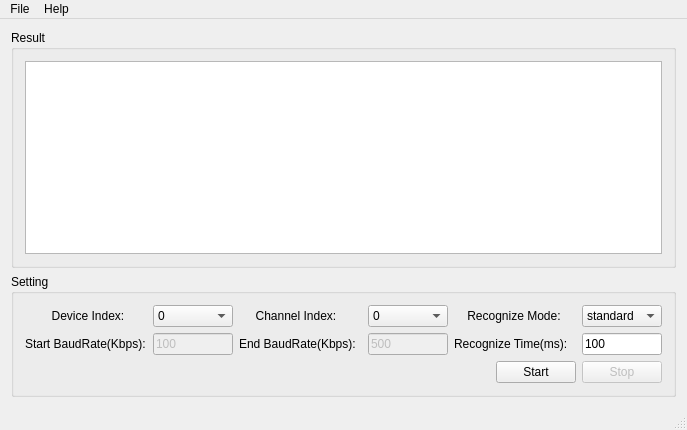
<?xml version="1.0" encoding="UTF-8"?>
<ui version="4.0">
 <class>MainWindow</class>
 <widget class="QMainWindow" name="MainWindow">
  <property name="geometry">
   <rect>
    <x>0</x>
    <y>0</y>
    <width>687</width>
    <height>430</height>
   </rect>
  </property>
  <property name="windowTitle">
   <string>Ginkgo USB-CAN AutoBaudRate</string>
  </property>
  <property name="windowIcon">
   <iconset resource="ico.qrc">
    <normaloff>:/2.ico</normaloff>:/2.ico</iconset>
  </property>
  <widget class="QWidget" name="centralWidget">
   <layout class="QGridLayout" name="gridLayout_3">
    <item row="0" column="0">
     <layout class="QVBoxLayout" name="verticalLayout">
      <item>
       <widget class="QGroupBox" name="groupBox_2">
        <property name="title">
         <string>Result</string>
        </property>
        <layout class="QGridLayout" name="gridLayout_2">
         <item row="0" column="0">
          <widget class="QTableWidget" name="resultTableWidget">
           <property name="horizontalScrollBarPolicy">
            <enum>Qt::ScrollBarAlwaysOff</enum>
           </property>
          </widget>
         </item>
        </layout>
       </widget>
      </item>
      <item>
       <widget class="QGroupBox" name="groupBox">
        <property name="title">
         <string>Setting</string>
        </property>
        <layout class="QGridLayout" name="gridLayout">
         <item row="0" column="0">
          <layout class="QHBoxLayout" name="horizontalLayout">
           <item>
            <widget class="QLabel" name="label">
             <property name="text">
              <string>        Device Index:</string>
             </property>
            </widget>
           </item>
           <item>
            <widget class="QComboBox" name="deviceIndexComboBox">
             <property name="minimumSize">
              <size>
               <width>80</width>
               <height>0</height>
              </size>
             </property>
             <property name="maximumSize">
              <size>
               <width>80</width>
               <height>16777215</height>
              </size>
             </property>
             <item>
              <property name="text">
               <string>0</string>
              </property>
             </item>
             <item>
              <property name="text">
               <string>1</string>
              </property>
             </item>
             <item>
              <property name="text">
               <string>2</string>
              </property>
             </item>
             <item>
              <property name="text">
               <string>3</string>
              </property>
             </item>
             <item>
              <property name="text">
               <string>4</string>
              </property>
             </item>
             <item>
              <property name="text">
               <string>5</string>
              </property>
             </item>
             <item>
              <property name="text">
               <string>6</string>
              </property>
             </item>
             <item>
              <property name="text">
               <string>7</string>
              </property>
             </item>
             <item>
              <property name="text">
               <string>8</string>
              </property>
             </item>
             <item>
              <property name="text">
               <string>9</string>
              </property>
             </item>
            </widget>
           </item>
           <item>
            <widget class="QLabel" name="label_2">
             <property name="text">
              <string>     Channel Index:</string>
             </property>
            </widget>
           </item>
           <item>
            <widget class="QComboBox" name="channelIndexComboBox">
             <property name="minimumSize">
              <size>
               <width>80</width>
               <height>0</height>
              </size>
             </property>
             <property name="maximumSize">
              <size>
               <width>80</width>
               <height>16777215</height>
              </size>
             </property>
             <item>
              <property name="text">
               <string>0</string>
              </property>
             </item>
             <item>
              <property name="text">
               <string>1</string>
              </property>
             </item>
            </widget>
           </item>
           <item>
            <widget class="QLabel" name="label_3">
             <property name="text">
              <string>    Recognize Mode:</string>
             </property>
            </widget>
           </item>
           <item>
            <widget class="QComboBox" name="recognitionModeComboBox">
             <property name="minimumSize">
              <size>
               <width>80</width>
               <height>0</height>
              </size>
             </property>
             <property name="maximumSize">
              <size>
               <width>80</width>
               <height>16777215</height>
              </size>
             </property>
             <item>
              <property name="text">
               <string>standard</string>
              </property>
             </item>
             <item>
              <property name="text">
               <string>extend</string>
              </property>
             </item>
            </widget>
           </item>
          </layout>
         </item>
         <item row="1" column="0">
          <layout class="QHBoxLayout" name="horizontalLayout_2">
           <item>
            <widget class="QLabel" name="label_4">
             <property name="text">
              <string>Start BaudRate(Kbps):</string>
             </property>
            </widget>
           </item>
           <item>
            <widget class="QLineEdit" name="startBaudRateLineEdit">
             <property name="enabled">
              <bool>false</bool>
             </property>
             <property name="minimumSize">
              <size>
               <width>80</width>
               <height>0</height>
              </size>
             </property>
             <property name="maximumSize">
              <size>
               <width>80</width>
               <height>16777215</height>
              </size>
             </property>
             <property name="text">
              <string>100</string>
             </property>
            </widget>
           </item>
           <item>
            <widget class="QLabel" name="label_5">
             <property name="text">
              <string>End BaudRate(Kbps):</string>
             </property>
            </widget>
           </item>
           <item>
            <widget class="QLineEdit" name="endBaudRateLineEdit">
             <property name="enabled">
              <bool>false</bool>
             </property>
             <property name="minimumSize">
              <size>
               <width>80</width>
               <height>0</height>
              </size>
             </property>
             <property name="maximumSize">
              <size>
               <width>80</width>
               <height>16777215</height>
              </size>
             </property>
             <property name="text">
              <string>500</string>
             </property>
            </widget>
           </item>
           <item>
            <widget class="QLabel" name="label_9">
             <property name="text">
              <string>Recognize Time(ms):</string>
             </property>
            </widget>
           </item>
           <item>
            <widget class="QLineEdit" name="recognizeTimeLineEdit">
             <property name="minimumSize">
              <size>
               <width>80</width>
               <height>0</height>
              </size>
             </property>
             <property name="maximumSize">
              <size>
               <width>80</width>
               <height>16777215</height>
              </size>
             </property>
             <property name="text">
              <string>100</string>
             </property>
            </widget>
           </item>
          </layout>
         </item>
         <item row="2" column="0">
          <layout class="QHBoxLayout" name="horizontalLayout_11">
           <item>
            <layout class="QHBoxLayout" name="horizontalLayout_10">
             <item>
              <spacer name="horizontalSpacer">
               <property name="orientation">
                <enum>Qt::Horizontal</enum>
               </property>
               <property name="sizeHint" stdset="0">
                <size>
                 <width>40</width>
                 <height>20</height>
                </size>
               </property>
              </spacer>
             </item>
             <item>
              <widget class="QPushButton" name="startAutoBaudratePushButton">
               <property name="minimumSize">
                <size>
                 <width>80</width>
                 <height>0</height>
                </size>
               </property>
               <property name="text">
                <string>Start</string>
               </property>
              </widget>
             </item>
             <item>
              <widget class="QPushButton" name="stopAutoBaudratePushButton">
               <property name="enabled">
                <bool>false</bool>
               </property>
               <property name="minimumSize">
                <size>
                 <width>80</width>
                 <height>0</height>
                </size>
               </property>
               <property name="text">
                <string>Stop</string>
               </property>
              </widget>
             </item>
            </layout>
           </item>
          </layout>
         </item>
        </layout>
       </widget>
      </item>
     </layout>
    </item>
   </layout>
  </widget>
  <widget class="QMenuBar" name="menuBar">
   <property name="geometry">
    <rect>
     <x>0</x>
     <y>0</y>
     <width>687</width>
     <height>23</height>
    </rect>
   </property>
   <widget class="QMenu" name="menuFile">
    <property name="title">
     <string>File</string>
    </property>
    <addaction name="quitAction"/>
   </widget>
   <widget class="QMenu" name="menuHelp">
    <property name="title">
     <string>Help</string>
    </property>
    <addaction name="aboutSoftWareAction"/>
    <addaction name="contactUsAction"/>
   </widget>
   <addaction name="menuFile"/>
   <addaction name="menuHelp"/>
  </widget>
  <widget class="QStatusBar" name="statusBar"/>
  <action name="quitAction">
   <property name="text">
    <string>Exit</string>
   </property>
  </action>
  <action name="aboutSoftWareAction">
   <property name="text">
    <string>About</string>
   </property>
  </action>
  <action name="contactUsAction">
   <property name="text">
    <string>Contact Us</string>
   </property>
  </action>
 </widget>
 <layoutdefault spacing="6" margin="11"/>
 <resources>
  <include location="ico.qrc"/>
 </resources>
 <connections/>
</ui>
